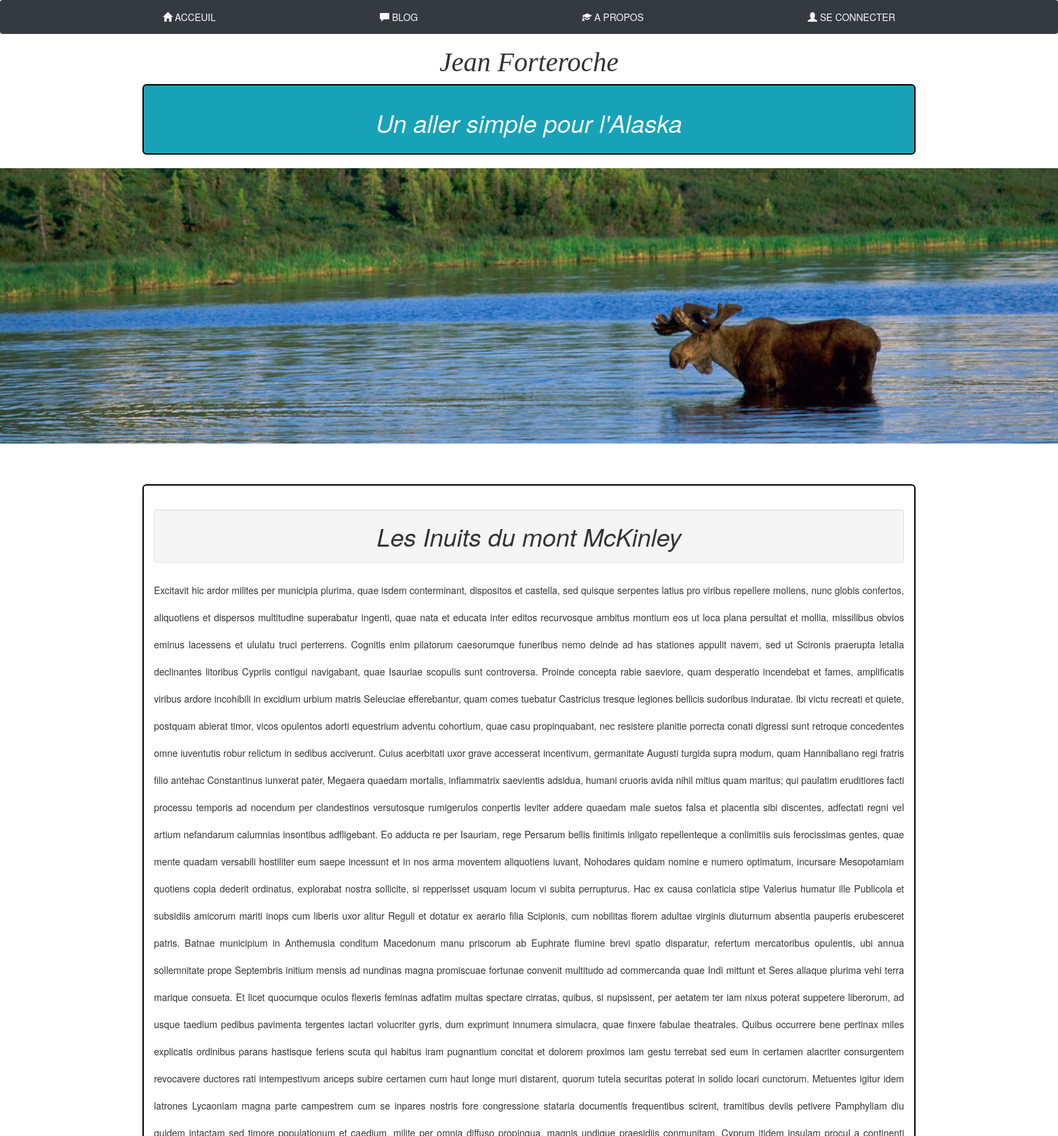
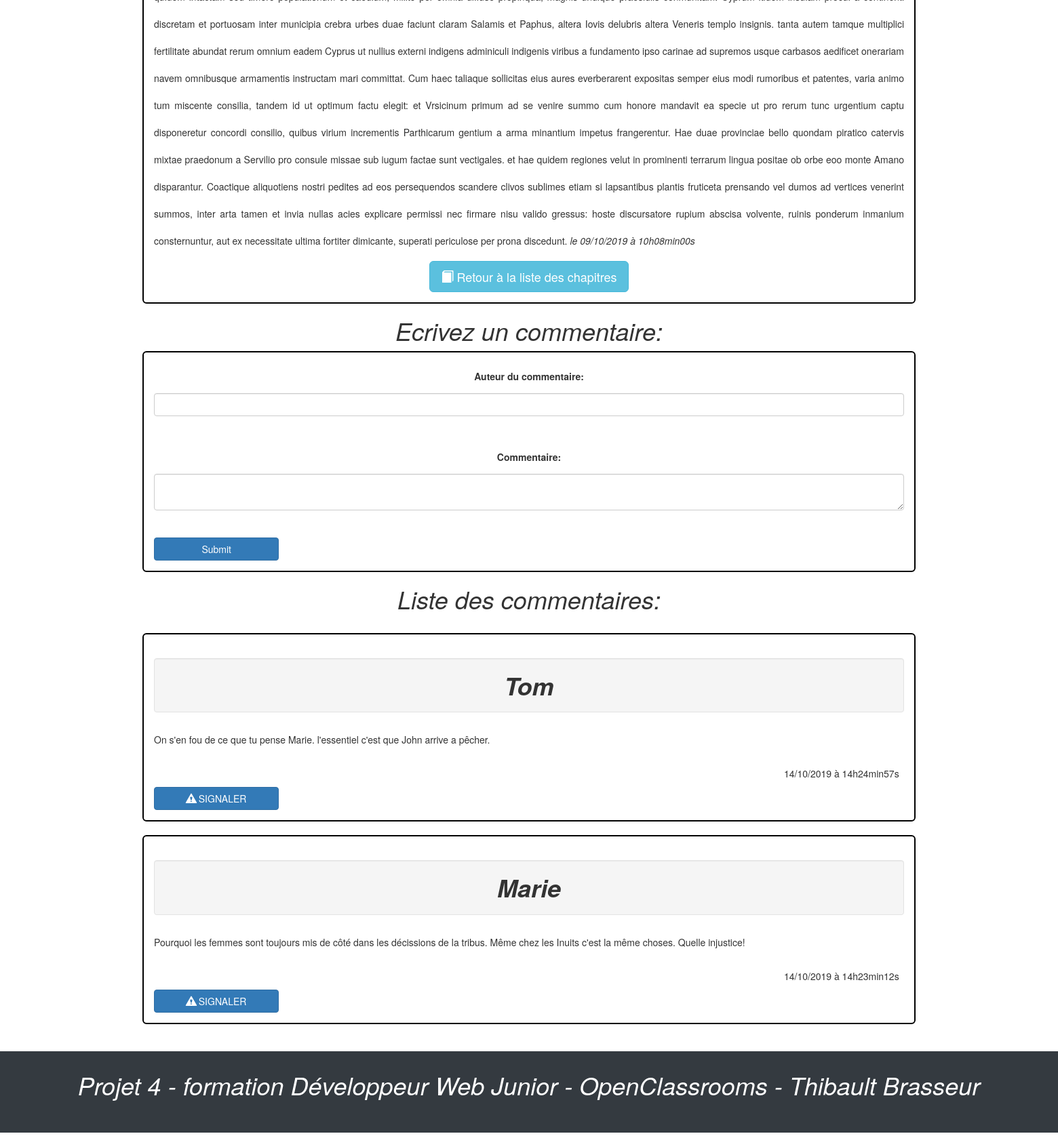
/P4_01_code/index.php?action=post&id=3, run on the app's committed database (2 pictures, top to bottom).
### tables this page shows
CREATE TABLE `articles` (
  `id` int(11) NOT NULL,
  `title` varchar(255) NOT NULL,
  `content` text NOT NULL,
  `date_creation` datetime NOT NULL
);

CREATE TABLE `comments` (
  `id` int(11) NOT NULL,
  `post_id` int(11) NOT NULL,
  `author` varchar(255) NOT NULL,
  `comment` text NOT NULL,
  `comment_date` datetime NOT NULL,
  `notify` tinyint(4) NOT NULL
);

### P4_01_code/controller/frontend/BlogController.php (called while the page is built, shortened)
<?php
require_once('model/frontend/ArticlesManager.php');
require_once('model/frontend/CommentsManager.php');
function addPost() {
          $postManager = new \OpenClassrooms\Blog\Model\PostManager();
          $post = $postManager->getPost($_GET['id']);
          $commentManager = new \OpenClassrooms\Blog\Model\CommentManager();
          $comments = $commentManager->getComments($_GET['id']);
            require('view/frontend/postView.php');
}

### P4_01_code/model/frontend/ArticlesManager.php (called while the page is built, shortened)
<?php
class PostManager extends Manager {
    public function getPost($postId) {
        $db = $this->dbConnect();
        $req = $db->prepare('SELECT id, title, content, DATE_FORMAT(date_creation, \'%d/%m/%Y à %Hh%imin%ss\') AS creation_date_fr FROM articles WHERE id = ?');
        $req->execute(array($postId));
        $post = $req->fetch();
        return $post;
    }
}

### P4_01_code/model/frontend/CommentsManager.php (called while the page is built, shortened)
<?php
class CommentManager extends Manager {
    public function getComments($postId) {
        $db = $this->dbConnect();
        $comments = $db->prepare('SELECT id, post_id, author, comment, DATE_FORMAT(comment_date, \'%d/%m/%Y à %Hh%imin%ss\') AS comment_date_fr FROM comments WHERE post_id = ? ORDER BY comment_date DESC');
        $comments->execute(array($postId));
        return $comments;
    }
}

### P4_01_code/view/frontend/postView.php (the view, shortened to what this page needs)
<br><br><br><br>
<div class="container">
        <h1 class="well">
          <?= $post['title']?>
        </h1>
        <p>
          <?= $post['content'] ?> <em> le <?= $post['creation_date_fr'] ?> </em>
        </p>
        <button class="btn btn-info btn-lg" type="button" ><span class="glyphicon glyphicon-book"></span><a class="text-white" href="index.php?action=blog">  Retour à la liste des chapitres</a></button>
</div>
<h1>Ecrivez un commentaire:</h1>
<div class="container">
<form action="index.php?action=addComment&amp;id=<?= $post['id']?>" method="post">
        <label for="author">Auteur du commentaire:</label><br />
        <input type="text" class="form-control" id="author" name="author" /><br>
        <label for="comment">Commentaire:</label><br />
        <textarea id="comment"class="form-control" name="comment"></textarea><br>
        <input type="submit" class="col-sm-2 btn btn btn-primary"/>
</form>
</div>
<h1>Liste des commentaires:</h1>
<?php
while ($comment = $comments->fetch())
{
?>
<br>
<div class="container">
    <h1 class="well">
      <strong><?= $comment['author'] ?></strong>
    </h1>
    <p><?= $comment['comment'] ?></p>
    <div class="col-lg-12 col-lg-offset-5">
      <?= $comment['comment_date_fr'] ?>
    </div>
    <button type="submit" class="col-sm-2 btn btn btn-primary"><span class="glyphicon glyphicon-alert"></span><a class= "text-white" href="index.php?action=signaler&amp;post_id=<?= $comment['post_id'] ?>&amp;id=<?= $comment['id'] ?>"> SIGNALER </a></button>
</div>
<?php
}
?>
<?php require('view/template.php'); ?>

### P4_01_code/public/css/style.css (style rules this page uses)
html, body { margin: 0px; }
.container { padding: 15px; border: 2px solid black; border-radius: 6px; line-height: 40px; text-align: center; }
p { text-align: justify; }
h1, h3 { text-align:center; font-family:georgia,garamond,serif; font-size:40px; font-style:italic; }

### data on the page
articles: title "Les Inuits du mont McKinley", content "Excitavit hic ardor milites per municipia plurima, quae isdem conterminant, dispositos et castella, sed quisque serpentes latius pro viribus repellere moliens, nunc globis confertos, aliquotiens et dispersos multitudine superabatur ingenti, quae nata et educata inter editos recurvosque ambitus montium eos ut loca plana persultat et mollia, missilibus obvios eminus lacessens et ululatu truci perterrens. Cognitis enim pilatorum caesorumque funeribus nemo deinde ad has stationes appulit navem, sed ut Scironis praerupta letalia declinantes litoribus Cypriis contigui navigabant, quae Isauriae scopulis sunt controversa. Proinde concepta rabie saeviore, quam desperatio incendebat et fames,…"
comments: author "Tom", comment "On s'en fou de ce que tu pense Marie. l'essentiel c'est que John arrive a pêcher.", comment_date_fr "14/10/2019 à 14h24min57s"
comments: author "Marie", comment "Pourquoi les femmes sont toujours mis de côté dans les décissions de la tribus. Même chez les Inuits c'est la même choses. Quelle injustice!", comment_date_fr "14/10/2019 à 14h23min12s"

### other printed values
$post['creation_date_fr'] "09/10/2019 à 10h08min00s"
